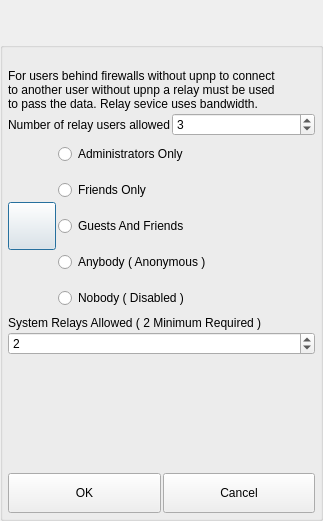
<?xml version="1.0" encoding="UTF-8"?>
<ui version="4.0">
 <class>PermissionsRelayDialog</class>
 <widget class="QDialog" name="PermissionsRelayDialog">
  <property name="geometry">
   <rect>
    <x>0</x>
    <y>0</y>
    <width>323</width>
    <height>521</height>
   </rect>
  </property>
  <property name="sizePolicy">
   <sizepolicy hsizetype="Expanding" vsizetype="Expanding">
    <horstretch>0</horstretch>
    <verstretch>0</verstretch>
   </sizepolicy>
  </property>
  <property name="minimumSize">
   <size>
    <width>0</width>
    <height>32</height>
   </size>
  </property>
  <property name="windowTitle">
   <string>Dialog</string>
  </property>
  <layout class="QVBoxLayout" name="verticalLayout_2">
   <property name="spacing">
    <number>0</number>
   </property>
   <property name="leftMargin">
    <number>0</number>
   </property>
   <property name="topMargin">
    <number>0</number>
   </property>
   <property name="rightMargin">
    <number>0</number>
   </property>
   <property name="bottomMargin">
    <number>0</number>
   </property>
   <item>
    <widget class="TitleBarWidget" name="m_TitleBarWidget" native="true">
     <property name="sizePolicy">
      <sizepolicy hsizetype="Preferred" vsizetype="Preferred">
       <horstretch>0</horstretch>
       <verstretch>0</verstretch>
      </sizepolicy>
     </property>
     <property name="minimumSize">
      <size>
       <width>0</width>
       <height>42</height>
      </size>
     </property>
     <property name="maximumSize">
      <size>
       <width>16777215</width>
       <height>16777215</height>
      </size>
     </property>
    </widget>
   </item>
   <item>
    <widget class="QGroupBox" name="DialogItemsGroupBox">
     <property name="sizePolicy">
      <sizepolicy hsizetype="Expanding" vsizetype="Expanding">
       <horstretch>0</horstretch>
       <verstretch>0</verstretch>
      </sizepolicy>
     </property>
     <property name="title">
      <string/>
     </property>
     <layout class="QVBoxLayout" name="verticalLayout_3">
      <property name="spacing">
       <number>2</number>
      </property>
      <property name="leftMargin">
       <number>5</number>
      </property>
      <property name="topMargin">
       <number>5</number>
      </property>
      <property name="rightMargin">
       <number>5</number>
      </property>
      <property name="bottomMargin">
       <number>5</number>
      </property>
      <item>
       <widget class="QLabel" name="m_StatusLabel">
        <property name="text">
         <string notr="true"/>
        </property>
       </widget>
      </item>
      <item>
       <widget class="QLabel" name="RelayHelpLabel">
        <property name="text">
         <string>For users behind firewalls without upnp to connect
to another user without upnp a relay must be used
to pass the data. Relay sevice uses bandwidth.</string>
        </property>
       </widget>
      </item>
      <item>
       <layout class="QHBoxLayout" name="horizontalLayout">
        <item>
         <widget class="QLabel" name="label">
          <property name="text">
           <string>Number of relay users allowed</string>
          </property>
         </widget>
        </item>
        <item>
         <widget class="QSpinBox" name="m_UserAllowCntSpinBox">
          <property name="value">
           <number>3</number>
          </property>
         </widget>
        </item>
       </layout>
      </item>
      <item>
       <layout class="QHBoxLayout" name="horizontalLayout_2">
        <item>
         <widget class="VxPushButton" name="PermissionButton">
          <property name="minimumSize">
           <size>
            <width>48</width>
            <height>48</height>
           </size>
          </property>
          <property name="maximumSize">
           <size>
            <width>48</width>
            <height>48</height>
           </size>
          </property>
          <property name="text">
           <string/>
          </property>
          <property name="iconSize">
           <size>
            <width>48</width>
            <height>48</height>
           </size>
          </property>
         </widget>
        </item>
        <item>
         <layout class="QVBoxLayout" name="verticalLayout">
          <property name="spacing">
           <number>4</number>
          </property>
          <item>
           <widget class="QRadioButton" name="AdminsOnlyButton">
            <property name="minimumSize">
             <size>
              <width>0</width>
              <height>32</height>
             </size>
            </property>
            <property name="text">
             <string>Administrators Only</string>
            </property>
           </widget>
          </item>
          <item>
           <widget class="QRadioButton" name="FriendsOnlyButton">
            <property name="minimumSize">
             <size>
              <width>0</width>
              <height>32</height>
             </size>
            </property>
            <property name="text">
             <string>Friends Only</string>
            </property>
           </widget>
          </item>
          <item>
           <widget class="QRadioButton" name="GuestsAndFriendsButton">
            <property name="minimumSize">
             <size>
              <width>0</width>
              <height>32</height>
             </size>
            </property>
            <property name="text">
             <string>Guests And Friends</string>
            </property>
           </widget>
          </item>
          <item>
           <widget class="QRadioButton" name="AnybodyButton">
            <property name="minimumSize">
             <size>
              <width>0</width>
              <height>32</height>
             </size>
            </property>
            <property name="text">
             <string>Anybody ( Anonymous )</string>
            </property>
           </widget>
          </item>
          <item>
           <widget class="QRadioButton" name="NobodyButton">
            <property name="minimumSize">
             <size>
              <width>0</width>
              <height>32</height>
             </size>
            </property>
            <property name="text">
             <string>Nobody ( Disabled )</string>
            </property>
           </widget>
          </item>
         </layout>
        </item>
       </layout>
      </item>
      <item>
       <widget class="QLabel" name="m_SystemRelaysLabel">
        <property name="text">
         <string>System Relays Allowed ( 2 Minimum Required )</string>
        </property>
       </widget>
      </item>
      <item>
       <widget class="QSpinBox" name="m_AnonAllowCntSpinBox">
        <property name="value">
         <number>2</number>
        </property>
       </widget>
      </item>
      <item>
       <spacer name="verticalSpacer">
        <property name="orientation">
         <enum>Qt::Vertical</enum>
        </property>
        <property name="sizeHint" stdset="0">
         <size>
          <width>20</width>
          <height>40</height>
         </size>
        </property>
       </spacer>
      </item>
      <item>
       <layout class="QHBoxLayout" name="horizontalLayout_5">
        <item>
         <widget class="VxPushButton" name="OkButton">
          <property name="minimumSize">
           <size>
            <width>0</width>
            <height>40</height>
           </size>
          </property>
          <property name="text">
           <string>OK</string>
          </property>
         </widget>
        </item>
        <item>
         <widget class="VxPushButton" name="CancelButton">
          <property name="minimumSize">
           <size>
            <width>0</width>
            <height>40</height>
           </size>
          </property>
          <property name="text">
           <string>Cancel</string>
          </property>
         </widget>
        </item>
       </layout>
      </item>
     </layout>
    </widget>
   </item>
   <item>
    <widget class="BottomBarWidget" name="m_BottomBarWidget" native="true">
     <property name="sizePolicy">
      <sizepolicy hsizetype="Expanding" vsizetype="Minimum">
       <horstretch>0</horstretch>
       <verstretch>0</verstretch>
      </sizepolicy>
     </property>
     <property name="minimumSize">
      <size>
       <width>30</width>
       <height>0</height>
      </size>
     </property>
     <property name="autoFillBackground">
      <bool>true</bool>
     </property>
    </widget>
   </item>
  </layout>
 </widget>
 <customwidgets>
  <customwidget>
   <class>VxPushButton</class>
   <extends>QPushButton</extends>
   <header>VxPushButton.h</header>
  </customwidget>
  <customwidget>
   <class>TitleBarWidget</class>
   <extends>QWidget</extends>
   <header>TitleBarWidget.h</header>
   <container>1</container>
  </customwidget>
  <customwidget>
   <class>BottomBarWidget</class>
   <extends>QWidget</extends>
   <header location="global">BottomBarWidget.h</header>
   <container>1</container>
  </customwidget>
 </customwidgets>
 <resources>
  <include location="../NoLimitConnect.qrc"/>
 </resources>
 <connections/>
</ui>
